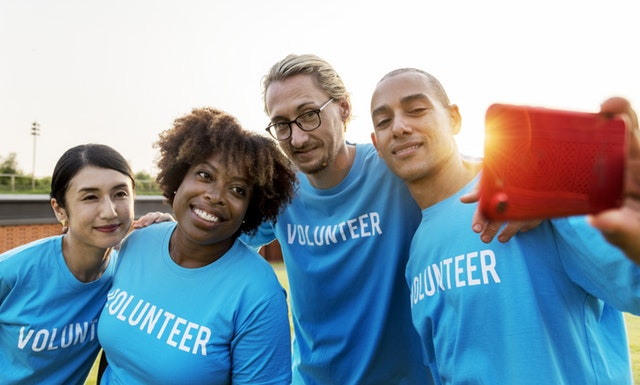
#> input picture FaceDetection/img1.jpeg, 640 x 385 px, given in place of the camera
$ python script.py   (older library calls are emulated)
#> lines starting #> are read from the running program, lines starting #| are printed output that depends on the picture

"""
Here we are detecting motion by saving last frame and comparing next 2 frames with itself.
This gives the difference in the frames and thus detects motion.

"""

import cv2, time
from datetime import datetime


# Take difference of 3 frames
def diffImg(t0, t1, t2):
    # absdiff - absolute difference between 2 frames
    d1 = cv2.absdiff(t2, t1)
    d2 = cv2.absdiff(t1, t0)
    return cv2.bitwise_and(d1, d2)


# first_frame = None
video = cv2.VideoCapture(0)     # Connect to camera

status_list = [None, None]
times = []

# Read a frame, convert it to grayscale, blur it and store in t_minus
frame = video.read()[1]
#> frame is the input picture: shape (385, 640, 3); mean B, G, R 171.7, 157.1, 136.4
t_minus = cv2.cvtColor(frame, cv2.COLOR_BGR2GRAY)
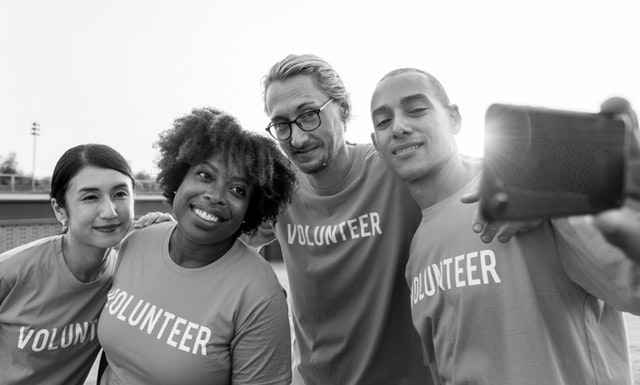
#> t_minus: shape (385, 640); min 0, max 255, mean 152.6
t_minus = cv2.GaussianBlur(t_minus, (21, 21), 0)
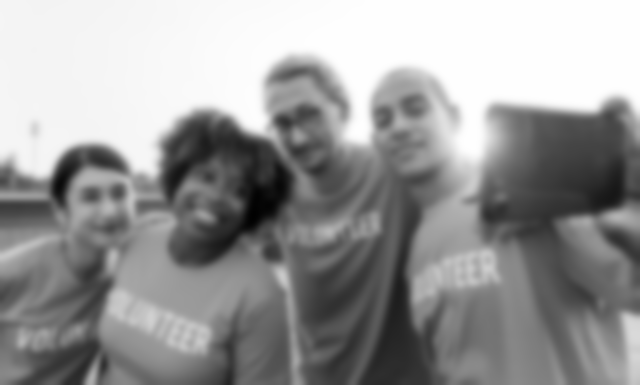
#> t_minus: shape (385, 640); min 1, max 254, mean 152.6

# Read another frame, convert it to grayscale, blur it and store in t
frame = video.read()[1]
t = cv2.cvtColor(frame, cv2.COLOR_BGR2GRAY)
t = cv2.GaussianBlur(t, (21, 21), 0)

# Read another frame, convert it to grayscale, blur it and store in t_plus
frame = video.read()[1]
t_plus = cv2.cvtColor(frame, cv2.COLOR_BGR2GRAY)    # convert BGR image to GrayScale
t_plus = cv2.GaussianBlur(t_plus, (21, 21), 0)      # to blur image

# Record frames until user quits
while True:
    status = 0
    delta_frame = diffImg(t_minus, t, t_plus)
#> in diffImg, `d1 = cv2.absdiff(t2, t1)`: d1: shape (385, 640); every value is 0

    # threshold - define threshold to change pixel color of frame.
    # @param delta_frame: image/frame in grayscale.
    # @param 90: threshold value of pixel, everything under this value is converted to 0 or black.
    # @param 255: max value of pixel which 255 for grayscale.
    # @param cv2.THRESH_BINARY: Type of threshold
    thresh_frame = cv2.threshold(delta_frame, 10, 255, cv2.THRESH_BINARY)[1]

    # Dilute the boundaries of object or make it thicker for detection
    thresh_frame = cv2.dilate(thresh_frame, None, iterations=2)

    # Define countours
    (_,cnts,_) = cv2.findContours(thresh_frame.copy(), cv2.RETR_EXTERNAL, cv2.CHAIN_APPROX_SIMPLE)
#> cnts = []

    for contour in cnts:
        if cv2.contourArea(contour) < 1000:
            continue
        status=1

        (x, y, w, h) = cv2.boundingRect(contour)
        cv2.rectangle(frame, (x, y), (x+w, y+h), (0, 255, 0), 2)
#> this loop made 0 passes

    status_list.append(status)

    if status_list[-1] == 1 and status_list[-2] == 0:
        times.append(datetime.now())
    if status_list[-1] == 0 and status_list[-2] == 1:
        times.append(datetime.now())

    # cv2.imshow("First frame", first_frame)
    # cv2.imshow("Gray Frame", gray)
    # cv2.imshow("Delta Frame", delta_frame)
    cv2.imshow("Threshold Frame", thresh_frame)
    cv2.imshow("Color Frame", frame)

    t_minus = t
    t = t_plus

    # Read another frame
    check, frame = video.read()
    t_plus = cv2.cvtColor(frame, cv2.COLOR_BGR2GRAY)
    t_plus = cv2.GaussianBlur(t_plus, (21, 21), 0)

    # Wait for key to be pressed
    key = cv2.waitKey(1)
#> (key q is pressed here)
    # print(gray)
    # print(delta_frame)

    # If pressed key is 'q' then break the loop
    if key == ord('q'):
        if status == 1:
            times.append(datetime.now())
        break


# print(status_list)
# print(times)

video.release()
cv2.destroyAllWindows()

$ run again, on FaceDetection/img2.jpeg
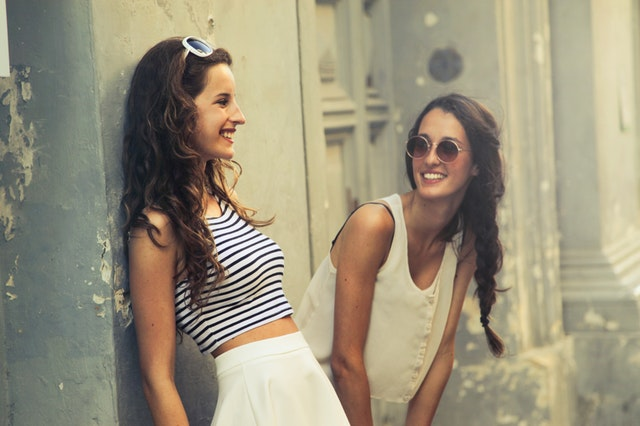
#> input picture FaceDetection/img2.jpeg, 640 x 426 px, given in place of the camera
#> frame is the input picture: shape (426, 640, 3); mean B, G, R 123.8, 146, 154.3
#> `t_minus = cv2.cvtColor(frame, cv2.COLOR_BGR2GRAY)`:
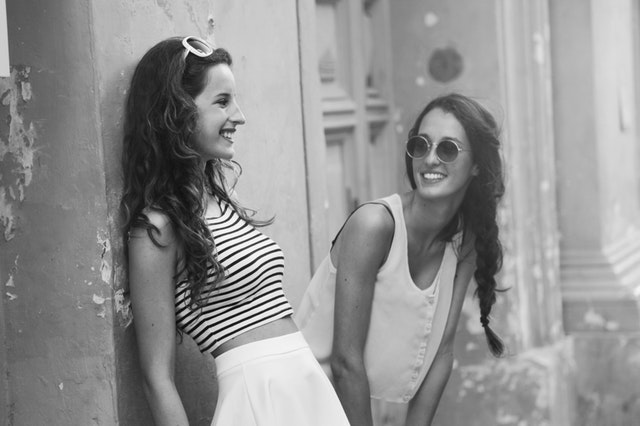
#> t_minus: shape (426, 640); min 1, max 255, mean 146
#> `t_minus = cv2.GaussianBlur(t_minus, (21, 21), 0)`:
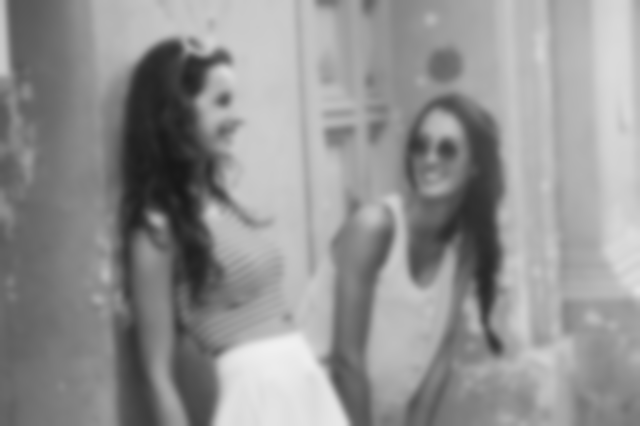
#> t_minus: shape (426, 640); min 24, max 240, mean 146
#> d1: shape (426, 640); every value is 0
#> cnts = []

$ run again, on FaceDetection/img3.jpeg
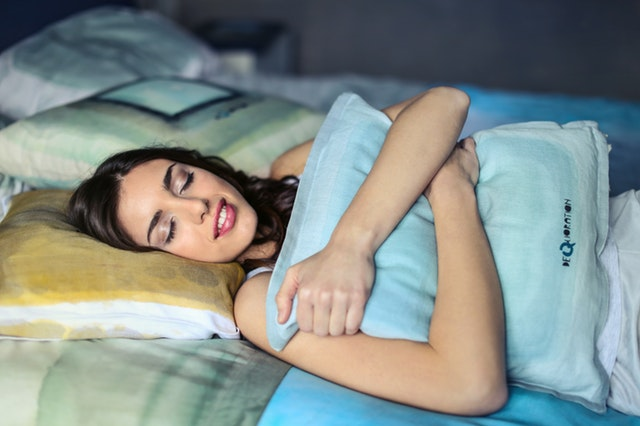
#> input picture FaceDetection/img3.jpeg, 640 x 426 px, given in place of the camera
#> frame is the input picture: shape (426, 640, 3); mean B, G, R 138, 141.7, 131.9
#> `t_minus = cv2.cvtColor(frame, cv2.COLOR_BGR2GRAY)`:
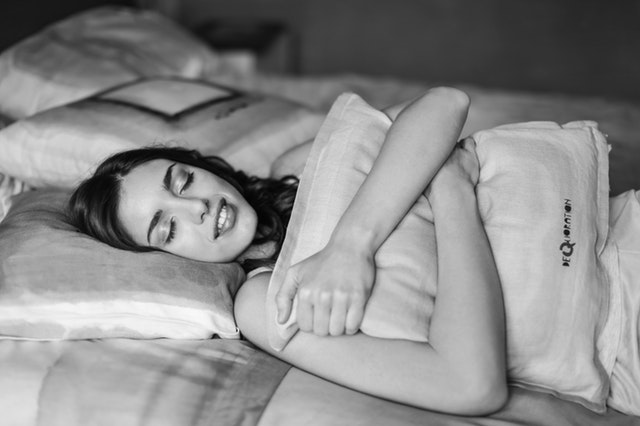
#> t_minus: shape (426, 640); min 0, max 249, mean 138.4
#> `t_minus = cv2.GaussianBlur(t_minus, (21, 21), 0)`:
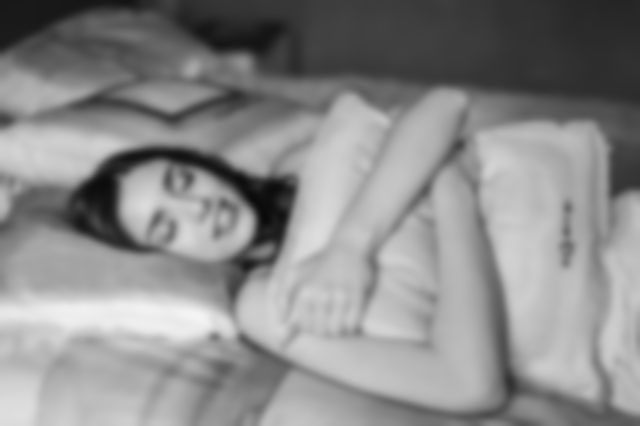
#> t_minus: shape (426, 640); min 9, max 245, mean 138.4
#> d1: shape (426, 640); every value is 0
#> cnts = []

$ run again, on FaceDetection/img4.jpeg
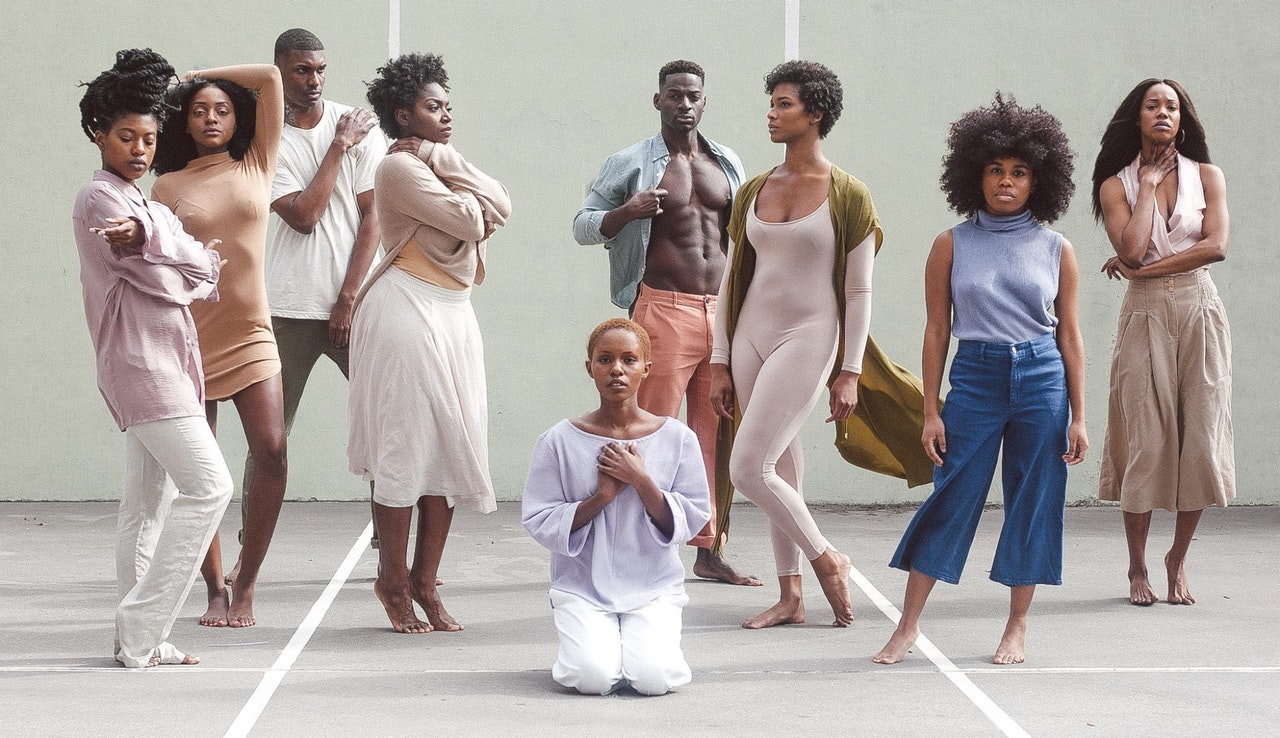
#> input picture FaceDetection/img4.jpeg, 1280 x 738 px, given in place of the camera
#> frame is the input picture: shape (738, 1280, 3); mean B, G, R 162.5, 166.3, 174.4
#> `t_minus = cv2.cvtColor(frame, cv2.COLOR_BGR2GRAY)`:
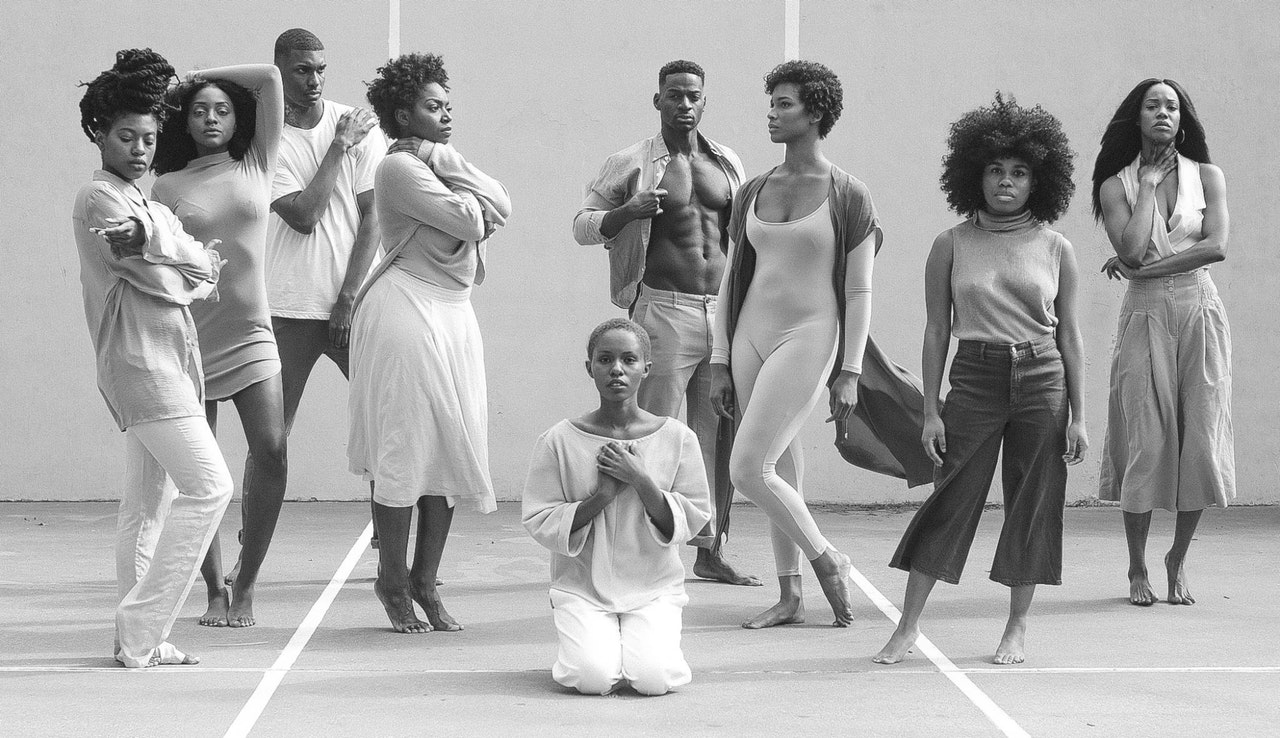
#> t_minus: shape (738, 1280); min 10, max 255, mean 168.3
#> `t_minus = cv2.GaussianBlur(t_minus, (21, 21), 0)`:
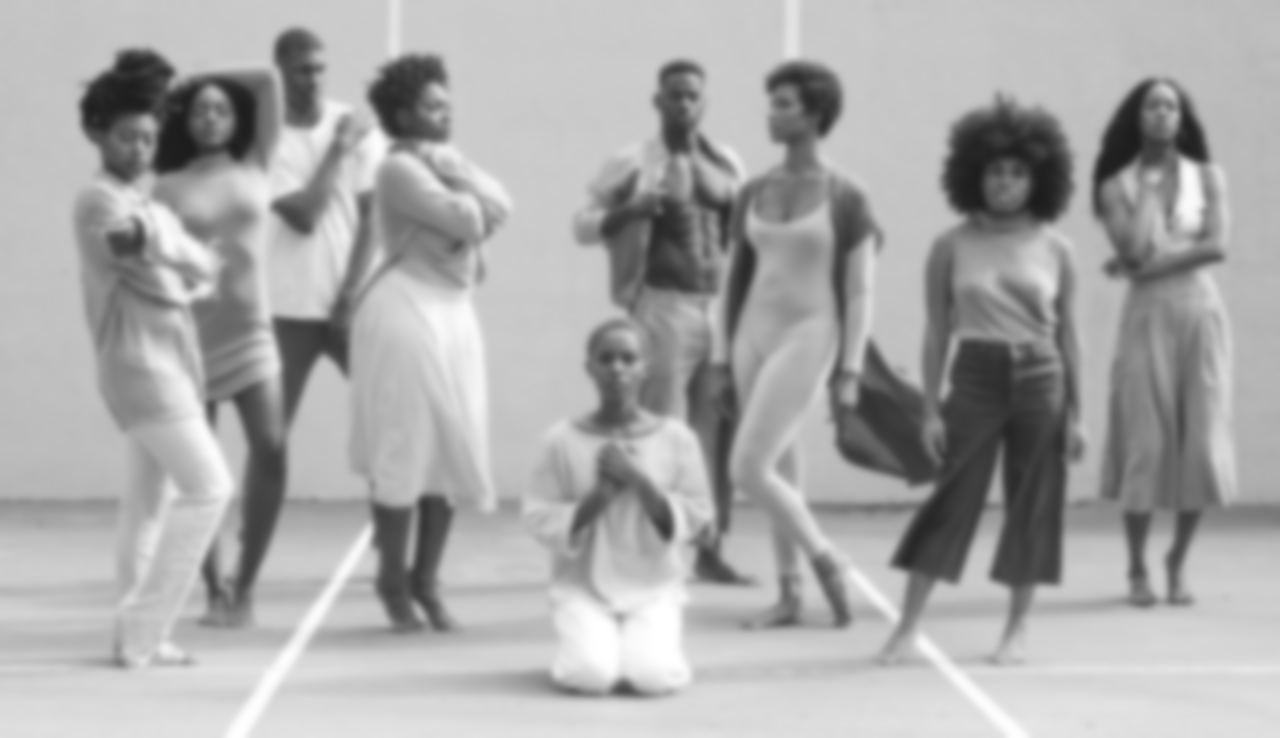
#> t_minus: shape (738, 1280); min 29, max 255, mean 168.3
#> d1: shape (738, 1280); every value is 0
#> cnts = []
